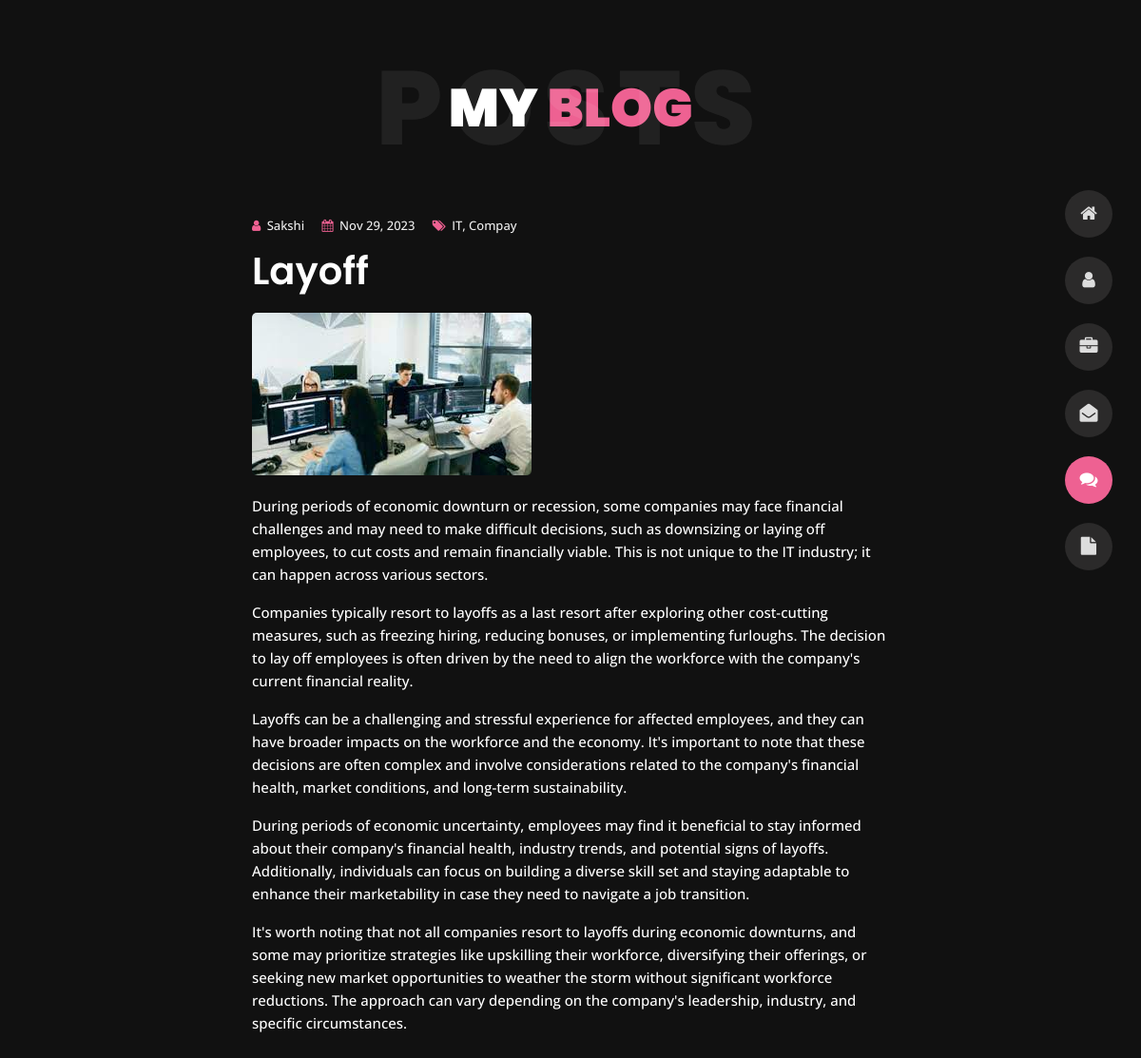
The page /blog_post/Layoff on the database its author committed.
### resume/models.py (models this page shows, shortened)
class Blog(models.Model):
    sno = models.AutoField(primary_key=True)  # Primary Key
    title = models.CharField(max_length=200)
    author = models.CharField(max_length=20, default="Sakshi")
    tags = models.CharField(max_length=40, default="")
    date = models.CharField(max_length=30, default=today.strftime("%b %d, %Y"))
    content = models.TextField()
    short_desc = models.CharField(max_length=300, default="")
    slug = models.CharField(max_length=100)
    image = models.ImageField(upload_to="img/", default="")

### resume/views.py (the view)
# urls.py: path("blog_post/<str:slug>", resume_views.blog_post, name="blog_post"),
def blog_post(request, slug):
    blog = Blog.objects.filter(slug=slug).first()
    context = {"blog": blog}
    return render(request, "blog-post.html", context)

### templates/blog-post.html (shortened to what this page needs)
<!DOCTYPE html>
<html lang="en">
{% load static %}
<head>
    <link href="{% static 'css/bootstrap.min.css' %}" rel="stylesheet">
    <link href="{% static 'css/preloader.min.css' %}" rel="stylesheet">
    <link href="{% static 'css/circle.css' %}" rel="stylesheet">
    <link href="{% static 'css/font-awesome.min.css' %}" rel="stylesheet">
    <link href="{% static 'css/fm.revealator.jquery.min.css' %}" rel="stylesheet">
    <link href="{% static 'css/style.css' %}" rel="stylesheet">
    <link href="{% static 'css/skins/magenta.css' %}" rel="stylesheet">
</head>
<body class="blog-post">
<header class="header" id="navbar-collapse-toggle">
    <ul class="icon-menu d-none d-lg-block revealator-slideup revealator-once revealator-delay1">
        <li class="icon-box">
            <i class="fa fa-home"></i>
            <a href="../">
            </a>
        </li>
        <li class="icon-box">
            <i class="fa fa-user"></i>
            <a href="../about">
            </a>
        </li>
        <li class="icon-box">
            <i class="fa fa-briefcase"></i>
            <a href="../portfolio">
            </a>
        </li>
        <li class="icon-box">
            <i class="fa fa-envelope-open"></i>
            <a href="../contact">
            </a>
        </li>
        <li class="icon-box active">
            <i class="fa fa-comments"></i>
            <a href="../blog">
            </a>
        </li>
        <li class="icon-box">
            <i class="fa fa-file"></i>
            <a href="../home">
            </a>
        </li>
    </ul>
</header>
<section class="title-section text-left text-sm-center revealator-slideup revealator-once revealator-delay1">
    <h1>my <span>blog</span></h1>
    <span class="title-bg">posts</span>
</section>
<section class="main-content revealator-slideup revealator-once revealator-delay1">
    <div class="container">
        <div class="row">
            <article class="col-12">
                <div class="meta open-sans-font">
                    <span><i class="fa fa-user"></i> {{blog.author}}</span>
                    <span class="date"><i class="fa fa-calendar"></i> {{blog.date}}</span>
                    <span><i class="fa fa-tags"></i> {{blog.tags}}</span>
                </div>
                <h1 class="text-uppercase text-capitalize">{{blog.title}}</h1>
                <img src="{{blog.image.url}}" class="img-fluid" alt="Blog image"/>
                <div class="blog-excerpt open-sans-font pb-5">
                    {{blog.content|safe}}
                </div>
            </article>
        </div>
    </div>
</section>
</body>
</html>

### static/css/style.css (style rules this page uses)
html { overflow-x: hidden; height: 100%; }
body { font-family: 'Poppins', sans-serif; font-size: 15px; color: #fff; font-weight: 500; line-height: 1.6; position: relative; background-size: cover; background-position: center; height: 100%; width: 100%; background-color: #111; }
.open-sans-font { font-family: 'Open Sans', sans-serif; }
.no-transform { transform: none !important; }
.title-section { margin: 0 auto; width: 100%; position: relative; padding: 80px 0; }
.title-section h1 { font-size: 56px; font-weight: 900; color: #fff; text-transform: uppercase; margin: 0; }
.title-bg { font-size: 110px; left: 0; letter-spacing: 10px; line-height: 0.7; position: absolute; right: 0; top: 50%; text-transform: uppercase; font-weight: 800; -webkit-transform: translateY(-50%); -moz-transform: translateY(-50%); -ms-transform: translateY(-50%); -o-transform: translateY(-50%); transform: translateY(-50%); color: rgba(255, 255, 255, 0.07); }
@media (min-width: 992px) { .header { position: fixed; right: 30px; bottom: 0; z-index: 3; display: flex; align-items: center; height: calc(100vh - 200px); top: 100px; opacity: 1; transition: opacity 0.3s; -webkit-transition: opacity 0.3s; } }
@media (min-width: 992px) { .header ul.icon-menu { margin: 0; padding: 0; } }
@media (min-width: 992px) { .header ul.icon-menu li.icon-box { width: 50px; height: 50px; list-style: none; position: relative; display: flex; align-items: center; transition: .3s; margin: 20px 0; border-radius: 50%; background: #2b2a2a; } }
@media (min-width: 992px) { .header ul.icon-menu li.icon-box i { color: #ddd; font-size: 19px; transition: .3s; } }
@media (min-width: 992px) { .header ul.icon-menu li.icon-box.active, .header ul.icon-menu li.icon-box:hover, .header ul.icon-menu li.icon-box.active i, .header ul.icon-menu li.icon-box:hover i { color: #fff; } }
@media (min-width: 992px) { .header .icon-box a { display: block; padding: 0; width: 50px; height: 50px; } }
@media (min-width: 992px) { .header .icon-box i.fa { position: absolute; pointer-events: none; } }
@media (min-width: 992px) { .header .icon-menu i { left: 0; right: 0; margin: 0 auto; display: block; text-align: center; font-size: 35px; top: 15px; } }
.blog-post article { max-width: 700px; margin: 0 auto; }
.blog-post article h1 { font-weight: 600; margin: 13px 0 20px; }
.blog-post article img { border-radius: 5px; margin-bottom: 20px; }
.blog-post .meta { color: #eee; font-size: 13px; }
.blog-post .meta span { padding-right: 15px; }
.blog-post .meta i { padding-right: 3px; }
@media (max-width: 1350px) and (min-width: 992px) { .container { max-width: calc(100% - 195px); } }

### static/css/skins/magenta.css (style rules this page uses)
.home h1, .about .box-stats h3, .title-section h1 span, #menu li.active a, body.light #menu li.active a, .blog .post-container:hover .post-content .entry-header h3 a, .blog .post-content .entry-header h3 a:hover, .contact .custom-span-contact i, .portfolio .slideshow figcaption h3, .portfolio .slideshow a, .portfolio .grid figure:hover figcaption, .blog-post .meta i { color: #ee6192; }
.about .resume-box .icon, .contact ul.social li a:hover, body.light.contact ul.social li a:hover, .preloader .loader, .blog .page-link:hover, .blog .page-item.active .page-link, body.light.blog .page-link:hover, body.light.blog .page-item.active .page-link, .portfolio .grid li figure div, .header ul.icon-menu li.icon-box.active, .header ul.icon-menu li.icon-box:hover, body.light .header ul.icon-menu li.icon-box.active, body.light .header ul.icon-menu li.icon-box:hover, .btn, .header .icon-box h2, .home .color-block, .title-section hr, .portfolio .slideshow .carousel-indicators li.active { background-color: #ee6192; }

### rows shown on the page
Blog: author "Sakshi", date "Nov 29, 2023", tags "IT, Compay", title "Layoff", image (picture), content "During periods of economic downturn or recession, some companies may face financial challenges and may need to make difficult decisions, such as downsizing or laying off employees, to cut costs and remain financially viable. This is not unique to the IT industry; it can happen across various sectors. Companies typically resort to layoffs as a last resort after exploring other cost-cutting measures, such as freezing hiring, reducing bonuses, or implementing furloughs. The decision to lay off employees is often driven by the need to align the workforce with the company's current financial reality. Layoffs can be a challenging and stressful experience for affected employees, and they can have…"
